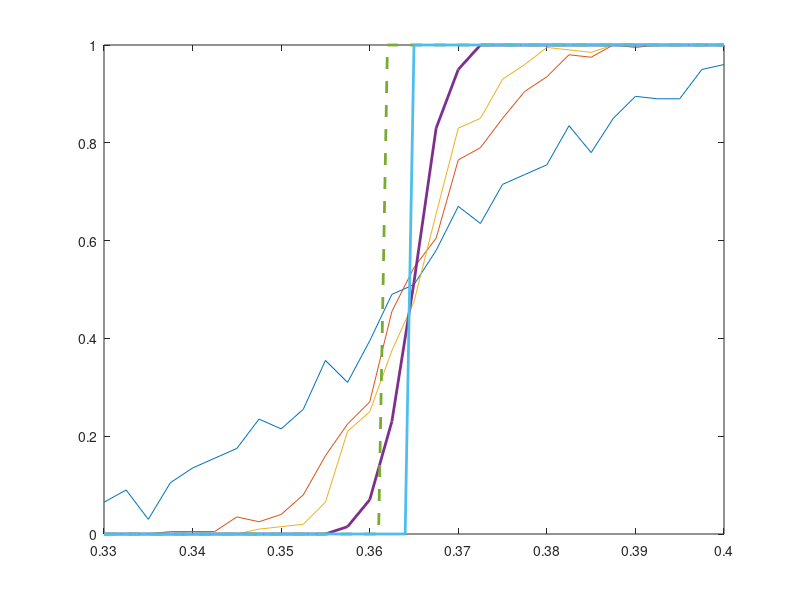

Source code (MATLAB): (Note: this script raises an error after producing the figure.)
clc;clear;close all;

legend_list = ["K=1000";"K=5000";"K=10000";"K=50000";"K→∞(continuous)";"K→∞(discrete)"];
x = 0.33:0.0025:0.4;
%continuous model threshold: 0.3611
%discrete model threshold: 0.3645
s1=[0.065, 0.09, 0.03, 0.105, 0.135, 0.155, 0.175, 0.235, 0.215, 0.255, 0.355, 0.31, 0.395, 0.49, 0.51, 0.58, 0.67, 0.635, 0.715, 0.735, 0.755, 0.835, 0.78, 0.85, 0.895, 0.89, 0.89, 0.95, 0.96];
s2=[0.0, 0.0, 0.0, 0.005, 0.005, 0.005, 0.035, 0.025, 0.04, 0.08, 0.16, 0.225, 0.27, 0.455, 0.545, 0.605, 0.765, 0.79, 0.85, 0.905, 0.935, 0.98, 0.975, 1.0, 0.995, 1.0, 1.0, 1.0, 1.0];
s3=[0.0, 0.0, 0.0, 0.0, 0.0, 0.0, 0.0, 0.01, 0.015, 0.02, 0.065, 0.21, 0.25, 0.375, 0.475, 0.655, 0.83, 0.85, 0.93, 0.96, 0.995, 0.99, 0.985, 1.0, 1.0, 1.0, 1.0, 1.0, 1.0];
s4=[0.0, 0.0, 0.0, 0.0, 0.0, 0.0, 0.0, 0.0, 0.0, 0.0, 0.0, 0.015, 0.07, 0.23, 0.515, 0.83, 0.95, 1.0, 1.0, 1.0, 1.0, 1.0, 1.0, 1.0, 1.0, 1.0, 1.0, 1.0, 1.0];
x5 = 0.33:0.001:0.4;
s5=x5>=0.3611;
s6=x5>=0.3645;
plot(x,s1,x,s2,x,s3,x,s4,'LineWidth',2);
hold on;
plot(x5,s5,"Linestyle","--",'LineWidth',2);
plot(x5,s6,'LineWidth',2);
fontsize(gca,18,'points');
xlim([min(x),max(x)]);
xlabel('Introduction frequency');
ylabel('Drive establishment rate');
ylim([-0.003,1.003]);
legend1 = legend(legend_list,'Location','southeast');
set(legend1,...
    'Position',[0.17 0.0852946431325058 0.64 0.147766318876309],...
    'NumColumns',2);
set(gcf,'OuterPosition',[68 61 576 676]);
set(gca,'Position',[0.17 0.38 0.64 0.58]);
exportgraphics(gcf,['sim01_panmictic' '.png'],'Resolution',600);